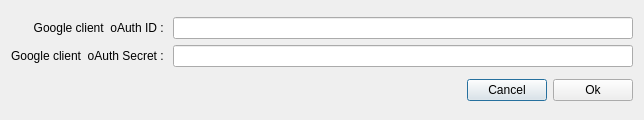
<?xml version="1.0" encoding="UTF-8"?>
<ui version="4.0">
 <class>C_Dlg_GetSecrets</class>
 <widget class="QDialog" name="C_Dlg_GetSecrets">
  <property name="geometry">
   <rect>
    <x>0</x>
    <y>0</y>
    <width>644</width>
    <height>120</height>
   </rect>
  </property>
  <property name="windowTitle">
   <string>Dialog</string>
  </property>
  <layout class="QGridLayout" name="gridLayout_2">
   <item row="0" column="0" colspan="3">
    <layout class="QGridLayout" name="gridLayout">
     <item row="0" column="0">
      <layout class="QVBoxLayout" name="verticalLayout">
       <item>
        <widget class="QLabel" name="label">
         <property name="text">
          <string>Google client  oAuth ID : </string>
         </property>
         <property name="alignment">
          <set>Qt::AlignRight|Qt::AlignTrailing|Qt::AlignVCenter</set>
         </property>
        </widget>
       </item>
       <item>
        <widget class="QLabel" name="label_2">
         <property name="text">
          <string>Google client  oAuth Secret : </string>
         </property>
         <property name="alignment">
          <set>Qt::AlignRight|Qt::AlignTrailing|Qt::AlignVCenter</set>
         </property>
        </widget>
       </item>
      </layout>
     </item>
     <item row="0" column="1">
      <layout class="QVBoxLayout" name="verticalLayout_2">
       <item>
        <widget class="QLineEdit" name="lineEdit_Client_ID"/>
       </item>
       <item>
        <widget class="QLineEdit" name="lineEdit_Client_Secret"/>
       </item>
      </layout>
     </item>
    </layout>
   </item>
   <item row="1" column="0">
    <spacer name="horizontalSpacer">
     <property name="orientation">
      <enum>Qt::Horizontal</enum>
     </property>
     <property name="sizeHint" stdset="0">
      <size>
       <width>472</width>
       <height>20</height>
      </size>
     </property>
    </spacer>
   </item>
   <item row="1" column="1">
    <widget class="QPushButton" name="pushButton_cancel">
     <property name="text">
      <string>Cancel</string>
     </property>
    </widget>
   </item>
   <item row="1" column="2">
    <widget class="QPushButton" name="pushButton_ok">
     <property name="text">
      <string>Ok</string>
     </property>
    </widget>
   </item>
  </layout>
 </widget>
 <resources/>
 <connections/>
</ui>
